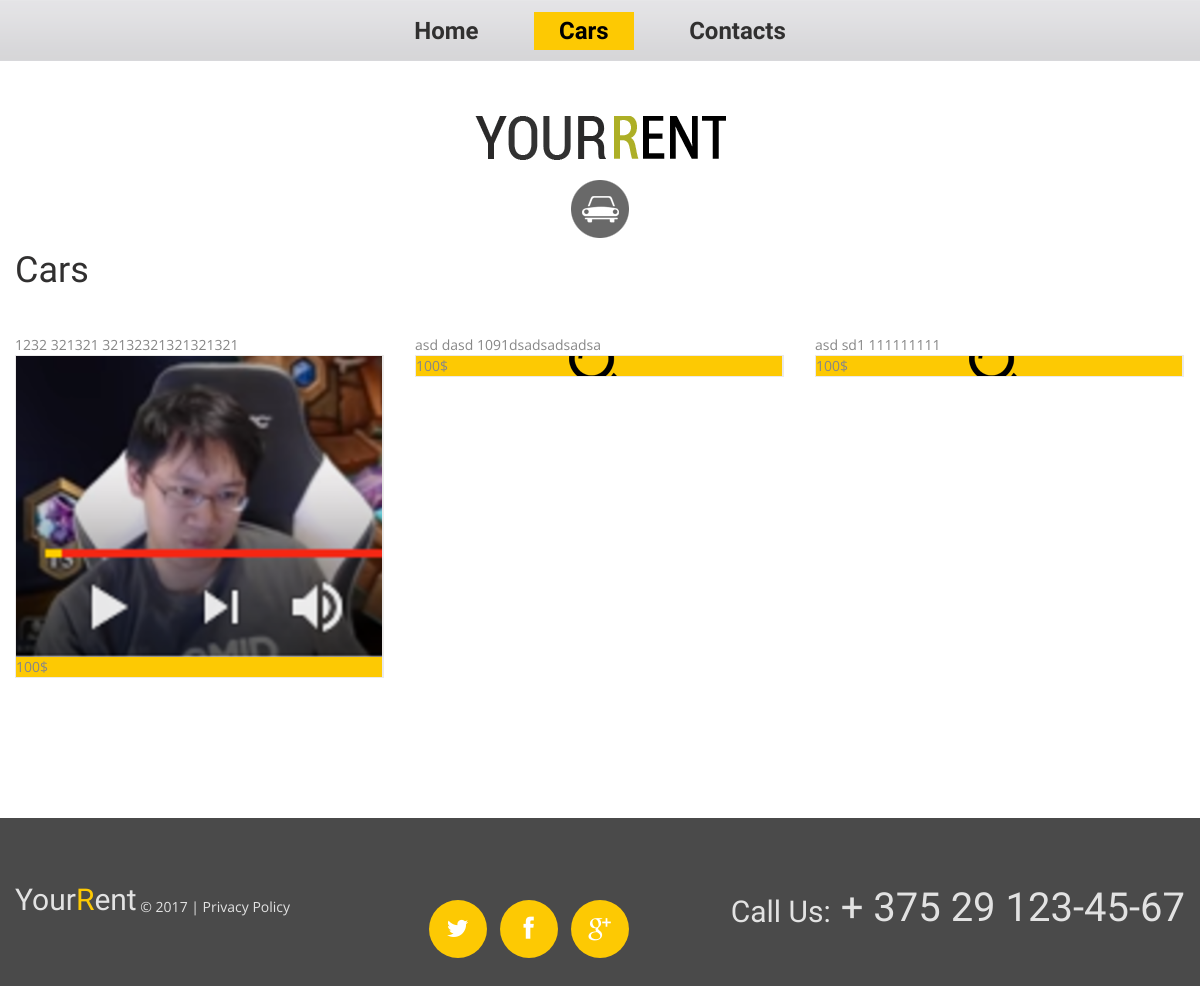
The app's page /cars/, older data.
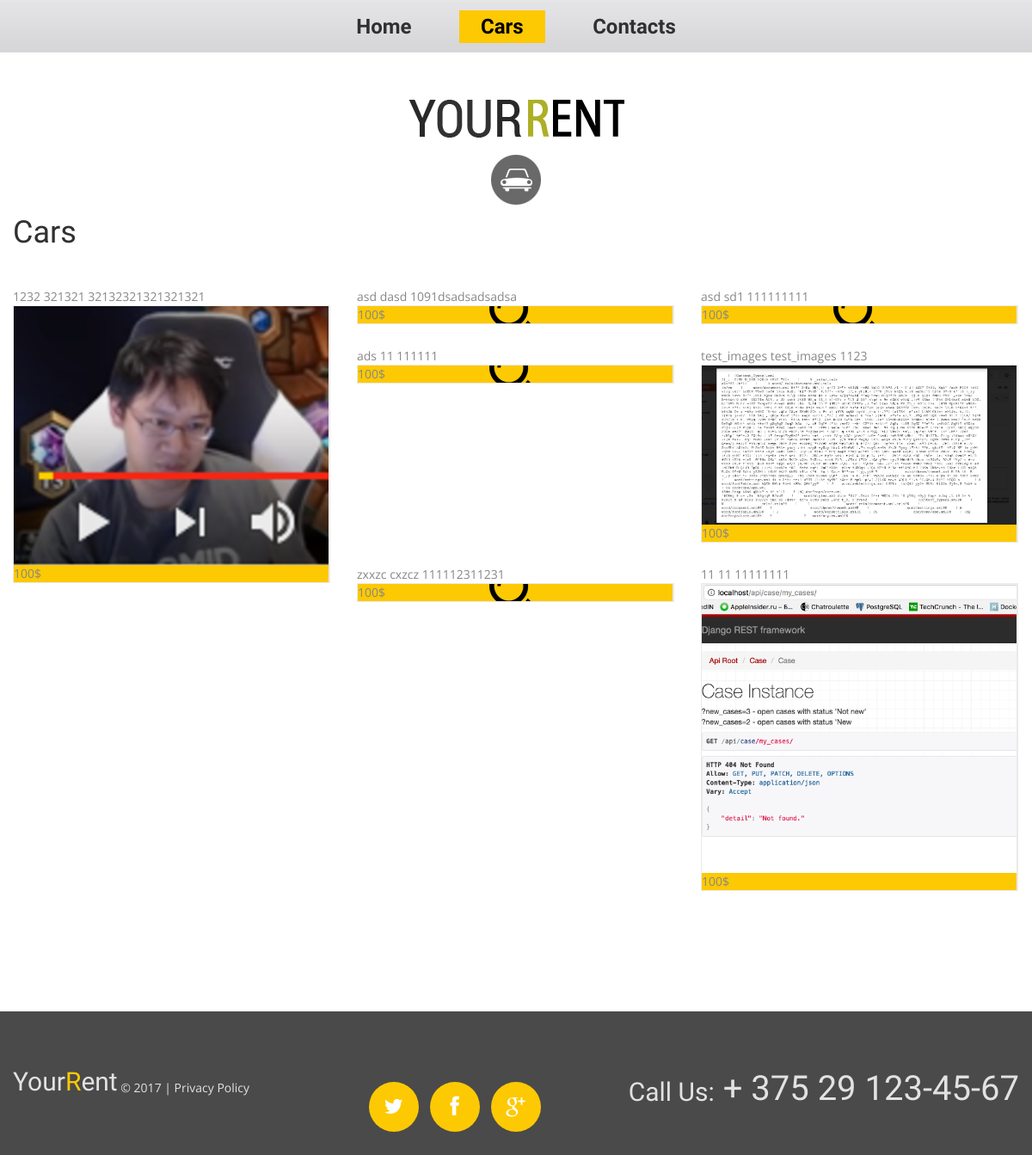
The same page, newer data.
### management/models/car.py (models this page shows, shortened)
class Car(models.Model):
    STATUS_CHOICES = (
        ('Good state', 'Good state'),
        ('Broken', 'Broken')
    )
    make = models.CharField(max_length=100, null=True, blank=True)
    model = models.CharField(max_length=100, null=True, blank=True)
    year = models.IntegerField(null=True, blank=True)
    engine = models.CharField(max_length=50, null=True, blank=True)
    photo = models.FileField(null=True, blank=True)
    status = models.CharField(choices=STATUS_CHOICES, max_length=20)
    cost = models.CharField(max_length=50, default='100$', null=True, blank=True)
    auto_number = models.CharField(max_length=50, default='', null=True, blank=True)
    class Meta:
        app_label = 'management'

### management/views/cars.py (the view)
# urls.py: url(r'^cars/$', cars, name='cars')
def cars(request):
    cars = Car.objects.all().exclude(status='Broken')
    context = {}
    context['cars'] = cars
    return render(request, 'cars.html', context=context)

### management/templates/cars.html (shortened to what this page needs)
{% load staticfiles %}
<!DOCTYPE html>
<html lang="en">
	<head>
		<link rel="stylesheet" href="{% static 'css/touchTouch.css' %}">
		<link rel="stylesheet" href="{% static 'css/style.css' %}">
	</head>
	<body class="" id="top">
		<div class="main">
			<header>
				<div class="menu_block ">
					<div class="container_12">
						<div class="grid_12">
							<nav class="horizontal-nav full-width horizontalNav-notprocessed">
								<ul class="sf-menu">
									<li><a href="{% url 'index' %}">Home</a></li>
									<li class="current"><a href="{% url 'cars' %}">Cars</a></li>
									<li><a href="{% url 'about' %}">Contacts</a></li>
								</ul>
							</nav>
						</div>
					</div>
				</div>
				<div class="container_12">
					<div class="grid_12">
						<h1>
							<a href="index.html">
								<img src="{% static 'images/logo.png' %}" alt="Your Happy Family">
							</a>
						</h1>
					</div>
				</div>
			</header>
			<div class="content"><div class="ic">More Website Templates @ TemplateMonster.com - April 07, 2014!</div>
				<div class="container_12">
					<div class="grid_12">
						<h3>Cars</h3>
					</div>
					<div class="gallery">
                        {% for c in cars %}
						    <div class="grid_4">{{ c.make }} {{ c.model }} {{ c.year }}{{ c.engine }}{{ c.engine }}<a href="/attachments/{{ c.photo.name }}" class="gal"><img src="/attachments/{{ c.photo.name }}" height=auto width = "180px" alt="">{{ c.cost }}</a> </div>
                        {% endfor %}
                    </div>
				</div>
			</div>
		</div>
		<footer>
			<div class="container_12">
				<div class="grid_12">
					<div class="f_phone"><span>Call Us:</span> + 375 29 123-45-67</div>
					<div class="socials">
						<a href="#" class="fa fa-twitter"></a>
						<a href="#" class="fa fa-facebook"></a>
						<a href="#" class="fa fa-google-plus"></a>
					</div>
					<div class="copy">
						<div class="st1">
						<div class="brand">Your<span class="color1">R</span>ent </div>
						&copy; 2017	| <a href="#">Privacy Policy</a> </div>
					</div>
				</div>
			</div>
		</footer>
	</body>
</html>

Row changes from the older to the newer data that the page shows:
added Car: make "ads", model "11", year "11", engine "11", cost "100$"
added Car: make "test_images", model "test_images", year "1123", photo.name (picture), cost "100$"
added Car: make "zxxzc", model "cxzcz", year "1111", engine "1231", cost "100$"
added Car: make "11", model "11", year "11", engine "111", photo.name (picture), cost "100$"
